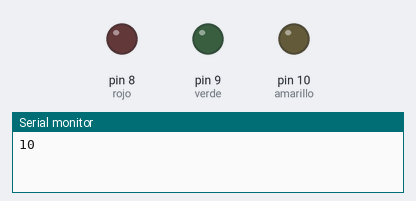
This sketch was run on a simulated Arduino Uno, built with avr-gcc and run on an emulated ATmega328P. On the bench: output pins drawn as LEDs (lit = HIGH), the last lines printed to the serial monitor. Random numbers use the default seed unless the sketch sets one.

Above: at 0.1 s.
At 10.1 s:
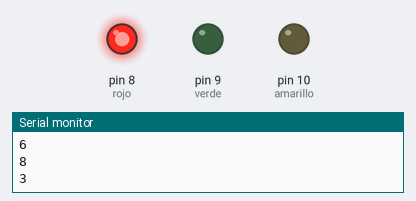
At 14.1 s:
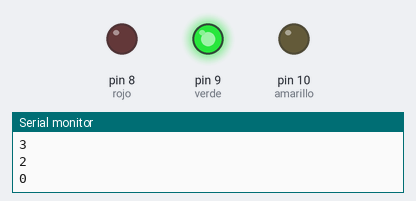
At 38.1 s:
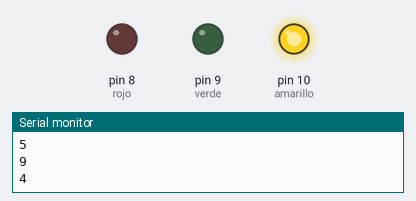
Timing chart, 0 to 39.6 s (numbered marks = the images above):
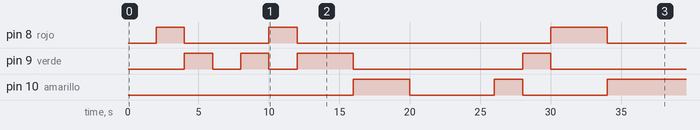

The sketch:

ej02.ino
```cpp
#define rojo 8
#define verde 9
#define amarillo 10

void setup()
{
  Serial.begin(9600);
  pinMode(rojo, OUTPUT);
  pinMode(verde, OUTPUT);
  pinMode(amarillo, OUTPUT);
}

void loop()
{
  int num = random(0,11);
  Serial.println(num);

  if(num==1 || num==3 || num==7){
  	digitalWrite(rojo, HIGH);
    delay(2000);
	digitalWrite(rojo, LOW);
  }
  else if(num==0 || num==2 || num==8){
  	digitalWrite(verde, HIGH);
    delay(2000);
	digitalWrite(verde, LOW);
  }
  else if(num==4 || num==5 || num==9){
  	digitalWrite(amarillo, HIGH);
    delay(2000);
	digitalWrite(amarillo, LOW);
  }
  else{
	digitalWrite(rojo, LOW);
    digitalWrite(verde, LOW);
    digitalWrite(amarillo, LOW);
    delay(2000);
  }

}
```

Measured:
- by itself, pin 8 (rojo): goes HIGH 2.0 s, LOW 6.0 s, HIGH 2.0 s, LOW 18.0 s, HIGH 4.0 s, then LOW
- by itself, pin 9 (verde): LOW → HIGH at 4.0 s, → LOW 2.0 s later, → HIGH 2.0 s later, → LOW 2.0 s later, … (8 changes in this stretch)
- by itself, pin 10 (amarillo): goes HIGH 4.0 s, LOW 6.0 s, HIGH 2.0 s, LOW 6.0 s, then HIGH
